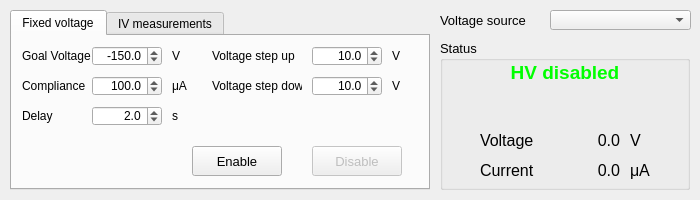
<?xml version="1.0" encoding="UTF-8"?>
<ui version="4.0">
 <class>MainWindow</class>
 <widget class="QMainWindow" name="MainWindow">
  <property name="geometry">
   <rect>
    <x>0</x>
    <y>0</y>
    <width>700</width>
    <height>200</height>
   </rect>
  </property>
  <property name="sizePolicy">
   <sizepolicy hsizetype="Fixed" vsizetype="Fixed">
    <horstretch>0</horstretch>
    <verstretch>0</verstretch>
   </sizepolicy>
  </property>
  <property name="minimumSize">
   <size>
    <width>700</width>
    <height>190</height>
   </size>
  </property>
  <property name="maximumSize">
   <size>
    <width>700</width>
    <height>200</height>
   </size>
  </property>
  <property name="windowTitle">
   <string>Voltage source control</string>
  </property>
  <widget class="QWidget" name="centralWidget">
   <widget class="QTabWidget" name="tabWidget">
    <property name="enabled">
     <bool>true</bool>
    </property>
    <property name="geometry">
     <rect>
      <x>10</x>
      <y>10</y>
      <width>420</width>
      <height>180</height>
     </rect>
    </property>
    <property name="currentIndex">
     <number>0</number>
    </property>
    <widget class="QWidget" name="tabIT">
     <attribute name="title">
      <string>Fixed voltage</string>
     </attribute>
     <widget class="QDoubleSpinBox" name="doubleSpinBoxGoalVoltage">
      <property name="geometry">
       <rect>
        <x>80</x>
        <y>10</y>
        <width>70</width>
        <height>20</height>
       </rect>
      </property>
      <property name="alignment">
       <set>Qt::AlignRight|Qt::AlignTrailing|Qt::AlignVCenter</set>
      </property>
      <property name="decimals">
       <number>1</number>
      </property>
      <property name="minimum">
       <double>-2000.000000000000000</double>
      </property>
      <property name="maximum">
       <double>2000.000000000000000</double>
      </property>
      <property name="singleStep">
       <double>10.000000000000000</double>
      </property>
      <property name="value">
       <double>-150.000000000000000</double>
      </property>
     </widget>
     <widget class="QPushButton" name="pushButtonEnableVoltage">
      <property name="geometry">
       <rect>
        <x>180</x>
        <y>110</y>
        <width>90</width>
        <height>30</height>
       </rect>
      </property>
      <property name="font">
       <font>
        <pointsize>10</pointsize>
       </font>
      </property>
      <property name="text">
       <string>Enable</string>
      </property>
      <property name="flat">
       <bool>false</bool>
      </property>
     </widget>
     <widget class="QLabel" name="labelGoalVoltageTitle">
      <property name="geometry">
       <rect>
        <x>10</x>
        <y>10</y>
        <width>70</width>
        <height>20</height>
       </rect>
      </property>
      <property name="text">
       <string>Goal Voltage</string>
      </property>
     </widget>
     <widget class="QLabel" name="labelGoalVoltageUnits">
      <property name="geometry">
       <rect>
        <x>160</x>
        <y>10</y>
        <width>20</width>
        <height>20</height>
       </rect>
      </property>
      <property name="text">
       <string>V</string>
      </property>
     </widget>
     <widget class="QPushButton" name="pushButtonDisableVoltage">
      <property name="enabled">
       <bool>false</bool>
      </property>
      <property name="geometry">
       <rect>
        <x>300</x>
        <y>110</y>
        <width>90</width>
        <height>30</height>
       </rect>
      </property>
      <property name="font">
       <font>
        <pointsize>10</pointsize>
       </font>
      </property>
      <property name="text">
       <string>Disable</string>
      </property>
      <property name="flat">
       <bool>false</bool>
      </property>
     </widget>
     <widget class="QLabel" name="labelComplianceTitle">
      <property name="geometry">
       <rect>
        <x>10</x>
        <y>40</y>
        <width>70</width>
        <height>20</height>
       </rect>
      </property>
      <property name="text">
       <string>Compliance</string>
      </property>
     </widget>
     <widget class="QDoubleSpinBox" name="doubleSpinBoxCompliance">
      <property name="geometry">
       <rect>
        <x>80</x>
        <y>40</y>
        <width>70</width>
        <height>20</height>
       </rect>
      </property>
      <property name="alignment">
       <set>Qt::AlignRight|Qt::AlignTrailing|Qt::AlignVCenter</set>
      </property>
      <property name="decimals">
       <number>1</number>
      </property>
      <property name="minimum">
       <double>0.100000000000000</double>
      </property>
      <property name="maximum">
       <double>10000.000000000000000</double>
      </property>
      <property name="singleStep">
       <double>10.000000000000000</double>
      </property>
      <property name="value">
       <double>100.000000000000000</double>
      </property>
     </widget>
     <widget class="QLabel" name="labelComplianceUnits">
      <property name="geometry">
       <rect>
        <x>160</x>
        <y>40</y>
        <width>20</width>
        <height>20</height>
       </rect>
      </property>
      <property name="text">
       <string>μA</string>
      </property>
     </widget>
     <widget class="QDoubleSpinBox" name="doubleSpinBoxVoltageStepUp">
      <property name="geometry">
       <rect>
        <x>300</x>
        <y>10</y>
        <width>70</width>
        <height>20</height>
       </rect>
      </property>
      <property name="alignment">
       <set>Qt::AlignRight|Qt::AlignTrailing|Qt::AlignVCenter</set>
      </property>
      <property name="decimals">
       <number>1</number>
      </property>
      <property name="minimum">
       <double>0.100000000000000</double>
      </property>
      <property name="maximum">
       <double>100.000000000000000</double>
      </property>
      <property name="singleStep">
       <double>5.000000000000000</double>
      </property>
      <property name="value">
       <double>10.000000000000000</double>
      </property>
     </widget>
     <widget class="QLabel" name="labelVoltageStepUpTitle">
      <property name="geometry">
       <rect>
        <x>200</x>
        <y>10</y>
        <width>90</width>
        <height>20</height>
       </rect>
      </property>
      <property name="text">
       <string>Voltage step up</string>
      </property>
     </widget>
     <widget class="QLabel" name="labelVoltageStepUpUnits">
      <property name="geometry">
       <rect>
        <x>380</x>
        <y>10</y>
        <width>20</width>
        <height>20</height>
       </rect>
      </property>
      <property name="text">
       <string>V</string>
      </property>
     </widget>
     <widget class="QDoubleSpinBox" name="doubleSpinBoxVoltageStepDown">
      <property name="geometry">
       <rect>
        <x>300</x>
        <y>40</y>
        <width>70</width>
        <height>20</height>
       </rect>
      </property>
      <property name="alignment">
       <set>Qt::AlignRight|Qt::AlignTrailing|Qt::AlignVCenter</set>
      </property>
      <property name="decimals">
       <number>1</number>
      </property>
      <property name="minimum">
       <double>0.100000000000000</double>
      </property>
      <property name="maximum">
       <double>100.000000000000000</double>
      </property>
      <property name="singleStep">
       <double>5.000000000000000</double>
      </property>
      <property name="value">
       <double>10.000000000000000</double>
      </property>
     </widget>
     <widget class="QLabel" name="labelVoltageStepDownUnits">
      <property name="geometry">
       <rect>
        <x>380</x>
        <y>40</y>
        <width>20</width>
        <height>20</height>
       </rect>
      </property>
      <property name="text">
       <string>V</string>
      </property>
     </widget>
     <widget class="QLabel" name="labelVoltageStepDownTitle">
      <property name="geometry">
       <rect>
        <x>200</x>
        <y>40</y>
        <width>90</width>
        <height>20</height>
       </rect>
      </property>
      <property name="text">
       <string>Voltage step down</string>
      </property>
     </widget>
     <widget class="QLabel" name="labelDelayTitle">
      <property name="geometry">
       <rect>
        <x>10</x>
        <y>70</y>
        <width>70</width>
        <height>20</height>
       </rect>
      </property>
      <property name="text">
       <string>Delay</string>
      </property>
     </widget>
     <widget class="QDoubleSpinBox" name="doubleSpinBoxDelay">
      <property name="geometry">
       <rect>
        <x>80</x>
        <y>70</y>
        <width>70</width>
        <height>20</height>
       </rect>
      </property>
      <property name="alignment">
       <set>Qt::AlignRight|Qt::AlignTrailing|Qt::AlignVCenter</set>
      </property>
      <property name="decimals">
       <number>1</number>
      </property>
      <property name="minimum">
       <double>0.000000000000000</double>
      </property>
      <property name="maximum">
       <double>100.000000000000000</double>
      </property>
      <property name="singleStep">
       <double>1.000000000000000</double>
      </property>
      <property name="value">
       <double>2.000000000000000</double>
      </property>
     </widget>
     <widget class="QLabel" name="labelDelayUnits">
      <property name="geometry">
       <rect>
        <x>160</x>
        <y>70</y>
        <width>20</width>
        <height>20</height>
       </rect>
      </property>
      <property name="text">
       <string>s</string>
      </property>
     </widget>
    </widget>
    <widget class="QWidget" name="tabIV">
     <property name="enabled">
      <bool>true</bool>
     </property>
     <attribute name="title">
      <string>IV measurements</string>
     </attribute>
    </widget>
   </widget>
   <widget class="QGroupBox" name="groupBoxStatus">
    <property name="geometry">
     <rect>
      <x>440</x>
      <y>40</y>
      <width>250</width>
      <height>150</height>
     </rect>
    </property>
    <property name="font">
     <font>
      <pointsize>10</pointsize>
     </font>
    </property>
    <property name="title">
     <string>Status</string>
    </property>
    <property name="flat">
     <bool>false</bool>
    </property>
    <widget class="QLabel" name="labelVoltageTitle">
     <property name="geometry">
      <rect>
       <x>40</x>
       <y>90</y>
       <width>60</width>
       <height>20</height>
      </rect>
     </property>
     <property name="font">
      <font>
       <pointsize>12</pointsize>
      </font>
     </property>
     <property name="text">
      <string>Voltage</string>
     </property>
    </widget>
    <widget class="QLabel" name="labelVoltage">
     <property name="geometry">
      <rect>
       <x>110</x>
       <y>90</y>
       <width>70</width>
       <height>20</height>
      </rect>
     </property>
     <property name="font">
      <font>
       <pointsize>12</pointsize>
      </font>
     </property>
     <property name="text">
      <string>0.0</string>
     </property>
     <property name="alignment">
      <set>Qt::AlignRight|Qt::AlignTrailing|Qt::AlignVCenter</set>
     </property>
    </widget>
    <widget class="QLabel" name="labelCurrentUnits">
     <property name="geometry">
      <rect>
       <x>190</x>
       <y>120</y>
       <width>20</width>
       <height>20</height>
      </rect>
     </property>
     <property name="font">
      <font>
       <pointsize>12</pointsize>
      </font>
     </property>
     <property name="text">
      <string>μA</string>
     </property>
    </widget>
    <widget class="QLabel" name="labelVoltageUnits">
     <property name="geometry">
      <rect>
       <x>190</x>
       <y>90</y>
       <width>20</width>
       <height>20</height>
      </rect>
     </property>
     <property name="font">
      <font>
       <pointsize>12</pointsize>
      </font>
     </property>
     <property name="text">
      <string>V</string>
     </property>
    </widget>
    <widget class="QLabel" name="labelCurrent">
     <property name="geometry">
      <rect>
       <x>110</x>
       <y>120</y>
       <width>70</width>
       <height>20</height>
      </rect>
     </property>
     <property name="font">
      <font>
       <pointsize>12</pointsize>
      </font>
     </property>
     <property name="text">
      <string>0.0</string>
     </property>
     <property name="alignment">
      <set>Qt::AlignRight|Qt::AlignTrailing|Qt::AlignVCenter</set>
     </property>
    </widget>
    <widget class="QLabel" name="labelCurrentTitle">
     <property name="geometry">
      <rect>
       <x>40</x>
       <y>120</y>
       <width>60</width>
       <height>20</height>
      </rect>
     </property>
     <property name="font">
      <font>
       <pointsize>12</pointsize>
      </font>
     </property>
     <property name="text">
      <string>Current</string>
     </property>
    </widget>
    <widget class="QLabel" name="labelStatus">
     <property name="geometry">
      <rect>
       <x>0</x>
       <y>20</y>
       <width>250</width>
       <height>25</height>
      </rect>
     </property>
     <property name="palette">
      <palette>
       <active>
        <colorrole role="WindowText">
         <brush brushstyle="SolidPattern">
          <color alpha="255">
           <red>0</red>
           <green>255</green>
           <blue>0</blue>
          </color>
         </brush>
        </colorrole>
        <colorrole role="Text">
         <brush brushstyle="SolidPattern">
          <color alpha="255">
           <red>0</red>
           <green>255</green>
           <blue>0</blue>
          </color>
         </brush>
        </colorrole>
       </active>
       <inactive>
        <colorrole role="WindowText">
         <brush brushstyle="SolidPattern">
          <color alpha="255">
           <red>0</red>
           <green>255</green>
           <blue>0</blue>
          </color>
         </brush>
        </colorrole>
        <colorrole role="Text">
         <brush brushstyle="SolidPattern">
          <color alpha="255">
           <red>0</red>
           <green>255</green>
           <blue>0</blue>
          </color>
         </brush>
        </colorrole>
       </inactive>
       <disabled>
        <colorrole role="WindowText">
         <brush brushstyle="SolidPattern">
          <color alpha="255">
           <red>120</red>
           <green>120</green>
           <blue>120</blue>
          </color>
         </brush>
        </colorrole>
        <colorrole role="Text">
         <brush brushstyle="SolidPattern">
          <color alpha="255">
           <red>120</red>
           <green>120</green>
           <blue>120</blue>
          </color>
         </brush>
        </colorrole>
       </disabled>
      </palette>
     </property>
     <property name="font">
      <font>
       <pointsize>14</pointsize>
       <weight>75</weight>
       <bold>true</bold>
      </font>
     </property>
     <property name="text">
      <string>HV disabled</string>
     </property>
     <property name="alignment">
      <set>Qt::AlignCenter</set>
     </property>
    </widget>
   </widget>
   <widget class="QComboBox" name="comboBoxVoltageSource">
    <property name="geometry">
     <rect>
      <x>550</x>
      <y>10</y>
      <width>141</width>
      <height>20</height>
     </rect>
    </property>
    <property name="font">
     <font>
      <pointsize>10</pointsize>
     </font>
    </property>
    <property name="currentText">
     <string/>
    </property>
   </widget>
   <widget class="QLabel" name="labelVoltageSourceTitle">
    <property name="geometry">
     <rect>
      <x>440</x>
      <y>10</y>
      <width>100</width>
      <height>20</height>
     </rect>
    </property>
    <property name="font">
     <font>
      <pointsize>10</pointsize>
     </font>
    </property>
    <property name="text">
     <string>Voltage source</string>
    </property>
   </widget>
  </widget>
 </widget>
 <layoutdefault spacing="6" margin="11"/>
 <resources/>
 <connections/>
</ui>
